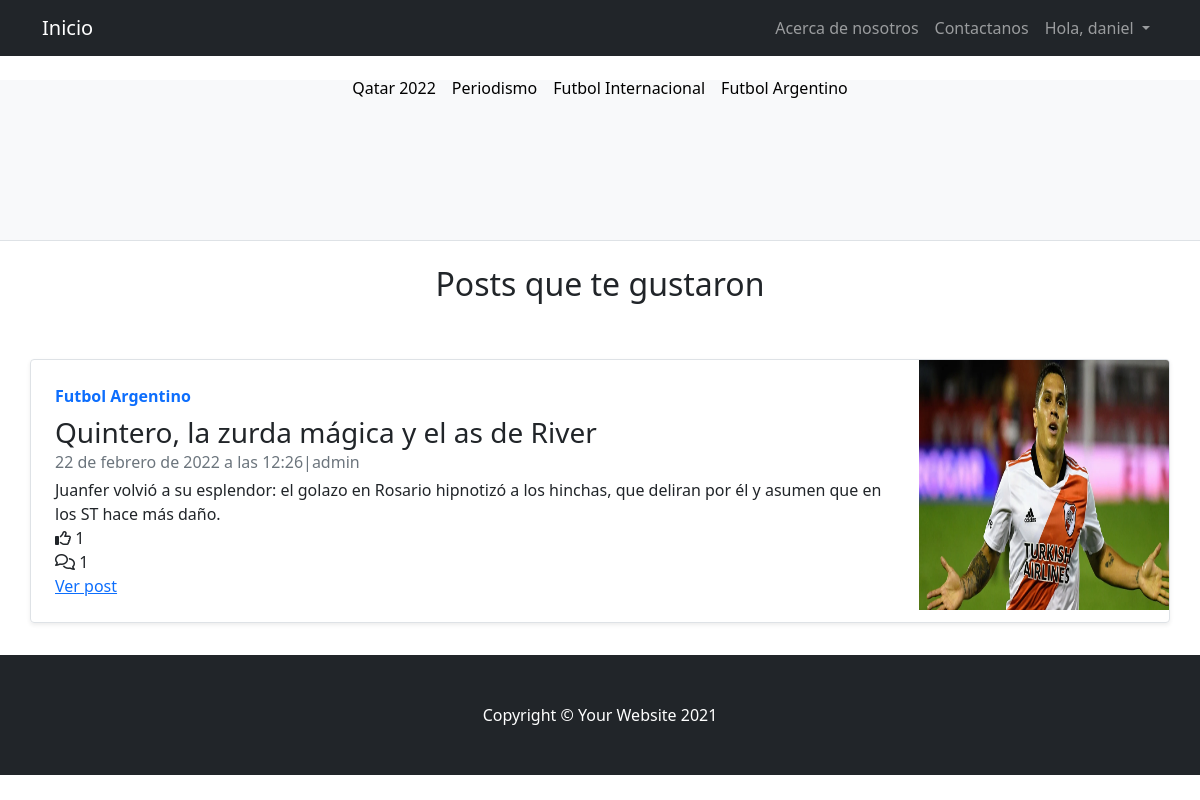
Page /usuariosApp/misPostsConMeGusta (signed in) on the committed database.
### postApp/models.py (models this page shows, shortened)
class Post(models.Model):
    titulo = models.CharField('titulo', max_length=500, null=False, blank=False)
    subtitulo = models.CharField(
        'subtitulo', max_length=500, null=False, blank=False)
    contenido = RichTextField('contenido', null=False, blank=False)
    imagen = models.ImageField(
        upload_to='imagenes_post', null=True, blank=True)
    categoria = models.ForeignKey(Categoria,  on_delete=models.DO_NOTHING)
    autor = models.ForeignKey(User, on_delete=models.CASCADE)
    fecha_publicacion = models.DateTimeField(auto_now_add=True)
    fecha_edicion = models.DateTimeField(auto_now=True)
    likes = models.ManyToManyField(User, related_name='likes_posts')
    @property
    def get_comentarios_count(self):
        return self.comentarios.all().count()

class Categoria(models.Model):
    nombre = models.CharField(
        'categoria', max_length=100, null=False, blank=False)
    def __str__(self):
        return self.nombre

### usuariosApp/views.py (the view)
# urls.py: path('misPostsConMeGusta',views.postsConMeGustaPropios,name="PostsConMeGustaPropios"),
def postsConMeGustaPropios(request):
    current_user = request.user.id
    posts = Post.objects.filter(likes__id=current_user)
    return render(request, 'usuariosApp/posts_con_megusta.html', {"posts": posts})

### templates/usuariosApp/posts_con_megusta.html (shortened to what this page needs)
{% extends 'index.html' %}
{% block editNavBar %}
{% if request.user.is_authenticated %}
<li class="nav-item"><a class="nav-link" href="{% url 'AboutUs' %}">Acerca de nosotros</a></li>
<li class="nav-item"><a class="nav-link" href="{% url 'Contacto' %}">Contactanos</a></li>
<div class="collapse navbar-collapse" id="navbarNavDarkDropdown">
    <ul class="navbar-nav">
      <li class="nav-item dropdown">
        <a class="nav-link dropdown-toggle" href="#" id="navbarDarkDropdownMenuLink" role="button" data-bs-toggle="dropdown" aria-expanded="false">
          Hola, {{request.user}}
        </a>
      </li>
    </ul>
  </div>
{% endif %}
{% endblock editNavBar %}
{% block blockPosts %}
{% if posts %}
<h2 class="d-flex justify-content-center">Posts que te gustaron</h2>
<br><br>
{% for p in posts %}
<div class="container">
  <div class="row mb-2">
      <div class="row g-0 border rounded overflow-hidden flex-md-row mb-4 shadow-sm h-md-250 position-relative">
          <div class="col p-4 d-flex flex-column position-static">
              <strong class="d-inline-block mb-2 text-primary">{{ p.categoria }}</strong>
              <h3 class="mb-0">{{ p.titulo }}</h3>
              <div class="mb-1 text-muted">{{p.fecha_publicacion}}|{{p.autor}}</div>
              <p class="card-text mb-auto">{{ p.subtitulo }}</p>
              <span><i class="fa-regular fa-thumbs-up"></i> {{ p.likes.count }}</span>
              <span><i class="fa-regular fa-comments"></i> {{ p.get_comentarios_count }}</span>
            <a href="{% url 'verPost' p.id %}">Ver post</a>
        </div>
      <div class="col-auto d-none d-lg-block">
          <img src="{{ p.imagen.url }}" width="250" height="250">
      </div>
    </div>
  </div>
</div>
{% endfor %}
{% endif %}
{% endblock blockPosts %}

### rows in the picture
Post: categoria "Futbol Argentino", titulo "Quintero, la zurda mágica y el as de River", fecha_publicacion "22 de febrero de 2022 a las 12:26", autor "admin", subtitulo "Juanfer volvió a su esplendor: el golazo en Rosario hipnotizó a los hinchas, que deliran por él y asumen que en los ST hace más daño.", likes.count "1", get_comentarios_count "1", imagen (picture)

### other values in the picture
{{ request.user }} "daniel"
